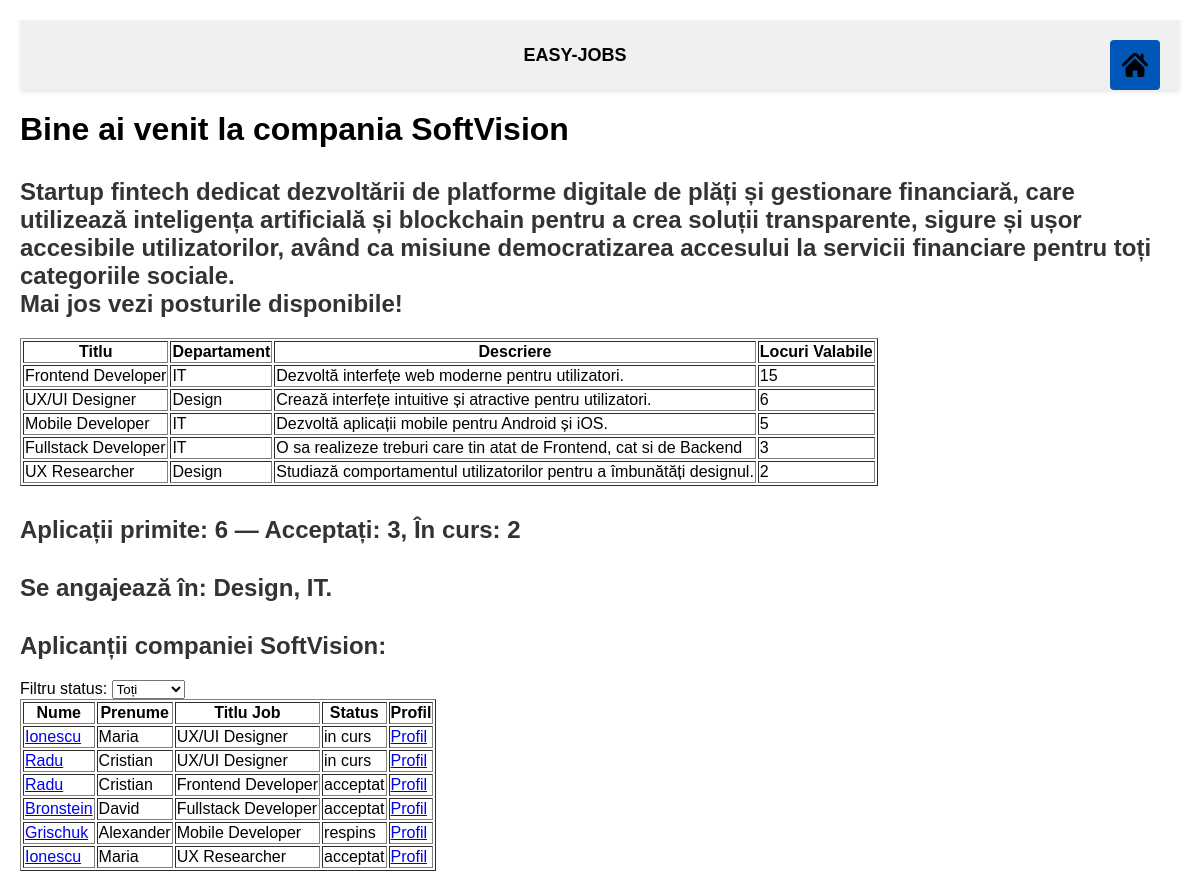
Page /firme.php?nume=SoftVision on the committed database.
### tables this page shows
CREATE TABLE `companii` (
  `id_companie` int(11) NOT NULL,
  `nume` varchar(255) NOT NULL,
  `email` varchar(255) NOT NULL,
  `telefon` varchar(50) DEFAULT NULL,
  `vechime` int(11) DEFAULT NULL,
  `descriere` text DEFAULT NULL,
  `id_adresa` int(11) DEFAULT NULL
);

CREATE TABLE `joburi` (
  `id_job` int(11) NOT NULL,
  `titlu` varchar(255) NOT NULL,
  `descriere` text DEFAULT NULL,
  `id_companie` int(11) DEFAULT NULL,
  `status` int(11) DEFAULT NULL,
  `locuri_valabile` int(11) DEFAULT NULL,
  `id_departament` int(11) DEFAULT NULL
);

CREATE TABLE `departamente` (
  `id_departament` int(11) NOT NULL,
  `nume` varchar(40) NOT NULL
);

CREATE TABLE `aplicanti` (
  `id_aplicant` int(11) NOT NULL,
  `nume` varchar(255) NOT NULL,
  `prenume` varchar(255) DEFAULT NULL,
  `email` varchar(255) NOT NULL,
  `CNP` varchar(255) DEFAULT NULL,
  `telefon` varchar(50) DEFAULT NULL,
  `cv_link` varchar(255) DEFAULT NULL,
  `id_adresa` int(11) DEFAULT NULL
);

CREATE TABLE `status_aplicare` (
  `id_status` int(11) NOT NULL,
  `denumire` varchar(50) DEFAULT NULL
);

### firme.php (the view, shortened to what this page needs)
<?php
include('db.php');
?>
<!DOCTYPE html>
<html lang="ro">
<head>
    <link rel="stylesheet" href="style.css">
</head>
<body>
    <div class="taskbar">
        <div class="titlu">EASY-JOBS</div>
        <div style="display: flex; justify-content: flex-end;">
            <form action="index.php" method="get">
                <button type="submit" class="btn-home" title="Pagina principală">
                    </button>
            </form>
        </div>
    </div>
    <div>
        <?php
        if (isset($_GET['nume'])) {
            $nume_companie = $_GET['nume'];
            $stmt = $conn->prepare("SELECT descriere, id_companie FROM companii WHERE nume = ?");
            $stmt->bind_param("s", $nume_companie);
            $stmt->execute();
            $stmt->bind_result($descriere, $id_companie);
            echo "<h1>Bine ai venit la compania <strong>" . htmlspecialchars($nume_companie) . "</strong></h1>";
            if ($descriere)
                echo "<h2>" . htmlspecialchars($descriere) . "<br>Mai jos vezi posturile disponibile!</h2>";
            $stmt = $conn->prepare("
                SELECT DISTINCT d.nume
                FROM joburi j
                JOIN departamente d ON j.id_departament = d.id_departament
                WHERE j.id_companie = ? AND j.status = 1");
            $stmt->bind_param("i", $id_companie);
            $stmt->execute();
            $res = $stmt->get_result();
            $departamente = [];
            while ($row = $res->fetch_assoc()) {
                $departamente[] = $row['nume'];
            }
        } else {
            echo "<h1>*Acesta este un secret.. Shh. Nu mai spune la nimeni și întoarce-te pe index...</h1>";
            exit;
        }
        ?>
    </div>
    <div>
        <table border="1">
            <tr>
                <th>Titlu</th>
                <th>Departament</th>
                <th>Descriere</th>
                <th>Locuri Valabile</th>
            </tr>
            <?php
            $stmt = $conn->prepare("
                SELECT j.titlu, d.nume AS departament, j.descriere, j.locuri_valabile
                FROM joburi j
                JOIN departamente d ON j.id_departament = d.id_departament
                WHERE j.id_companie = ? AND j.status = 1
                ORDER BY j.locuri_valabile DESC
            ");
            $stmt->bind_param("i", $id_companie);
            $stmt->execute();
            $res = $stmt->get_result();
            while ($row = $res->fetch_assoc()) {
                echo "<tr>
                    <td>" . htmlspecialchars($row['titlu']) . "</td>
                    <td>" . htmlspecialchars($row['departament']) . "</td>
                    <td>" . htmlspecialchars($row['descriere']) . "</td>
                    <td>" . htmlspecialchars($row['locuri_valabile']) . "</td>
                </tr>";
            }
            ?>
        </table>
    </div>
    <?php
    $stmt = $conn->prepare("
        SELECT
            SUM(CASE WHEN a.id_status = 2 THEN 1 ELSE 0 END) AS acceptati,
            SUM(CASE WHEN a.id_status = 1 THEN 1 ELSE 0 END) AS incurs,
            SUM(CASE WHEN a.id_status = 3 THEN 1 ELSE 0 END) AS respinsi
        FROM aplicari a
        JOIN joburi j ON a.id_job = j.id_job
        WHERE j.id_companie = ?");
    $stmt->bind_param("i", $id_companie);
    $stmt->execute();
    $stmt->bind_result($acc, $curs, $resp);
    $stmt->fetch();
    $total = $acc + $curs + $resp;
    echo "<h2>Aplicații primite: $total &mdash; Acceptați: $acc, În curs: $curs</h2>";
    if (!empty($departamente)) {
        echo "<h2>Se angajează în: " . implode(', ', array_map('htmlspecialchars', $departamente)) . ".</h2>";
    }
    ?>
    <h2>Aplicanții companiei <?php echo htmlspecialchars($nume_companie); ?>:</h2>
    <form method="get" action="">
        <label for="filtru">Filtru status:</label>
        <select name="filtru" id="filtru" onchange="this.form.submit()">
            <option value="">Toți</option>
        </select>
    </form>
    <div>
        <table border="1">
            <tr>
                <th>Nume</th>
                <th>Prenume</th>
                <th>Titlu Job</th>
                <th>Status</th>
                <th>Profil</th>
            </tr>
            <?php
            $filtru = isset($_GET['filtru']) ? $_GET['filtru'] : '';
            if ($filtru !== "") {
                $stmt = $conn->prepare("
                    SELECT ap.id_aplicant, ap.nume, ap.prenume, j.titlu, sa.denumire
                    FROM aplicari a
                    JOIN aplicanti ap ON a.id_aplicant = ap.id_aplicant
                    JOIN joburi j ON a.id_job = j.id_job
                    JOIN status_aplicare sa ON a.id_status = sa.id_status
                    WHERE j.id_companie = ? AND a.id_status = ?");
                $stmt->bind_param("ii", $id_companie, $filtru);
            } else {
                $stmt = $conn->prepare("
                    SELECT ap.id_aplicant, ap.nume, ap.prenume, j.titlu, sa.denumire
                    FROM aplicari a
                    JOIN aplicanti ap ON a.id_aplicant = ap.id_aplicant
                    JOIN joburi j ON a.id_job = j.id_job
                    JOIN status_aplicare sa ON a.id_status = sa.id_status
                    WHERE j.id_companie = ?");
                $stmt->bind_param("i", $id_companie);
            }
            $stmt->execute();
            $res = $stmt->get_result();
            while ($row = $res->fetch_assoc()) {
                $link = "aplicant.php?id=" . urlencode($row['id_aplicant']);
                echo "<tr>
                    <td><a href='$link'>" . htmlspecialchars($row['nume']) . "</a></td>
                    <td>" . htmlspecialchars($row['prenume']) . "</td>
                    <td>" . htmlspecialchars($row['titlu']) . "</td>
                    <td>" . htmlspecialchars($row['denumire']) . "</td>
                    <td><a href='$link'>Profil</a></td>
                </tr>";
            }
            ?>
        </table>
    </div>
</body>
</html>

### style.css (style rules this page uses)
.taskbar { display: flex; align-items: center; justify-content: space-between; background-color: #f0f0f0; padding: 10px 20px; box-shadow: 0 2px 4px rgba(0,0,0,0.1); height: 50px; }
.taskbar .titlu { flex-grow: 1; text-align: center; font-weight: bold; font-size: 18px; }
.taskbar form { margin: 0; }
.btn-home { background-color: transparent; border: none; cursor: pointer; width: 50px; height: 50px; }
.btn-home svg { width: 100%; height: 100%; fill: black; }
body { margin: 20px; font-family: Arial, sans-serif; }
form[action="index.php"] { margin-top: 20px; display: flex; flex-wrap: wrap; align-items: center; gap: 10px; }
form[action="index.php"] button { background-color: #0057b7; color: white; padding: 7px 12px; border: none; border-radius: 4px; cursor: pointer; }
h2 { margin-top: 30px; color: #333; }

### rows in the picture
companii: descriere "Startup fintech dedicat dezvoltării de platforme digitale de plăți și gestionare financiară, care utilizează inteligența artificială și blockchain pentru a crea soluții transparente, sigure și ușor accesibile utilizatorilor, având ca misiune democratizarea accesului la servicii financiare pentru toți categoriile sociale."
joburi: titlu "Frontend Developer", id_departament.nume "IT", descriere "Dezvoltă interfețe web moderne pentru utilizatori.", locuri_valabile "15"
joburi: titlu "UX/UI Designer", id_departament.nume "Design", descriere "Crează interfețe intuitive și atractive pentru utilizatori.", locuri_valabile "6"
joburi: titlu "Mobile Developer", id_departament.nume "IT", descriere "Dezvoltă aplicații mobile pentru Android și iOS.", locuri_valabile "5"
joburi: titlu "Fullstack Developer", id_departament.nume "IT", descriere "O sa realizeze treburi care tin atat de Frontend, cat si de Backend", locuri_valabile "3"
joburi: titlu "UX Researcher", id_departament.nume "Design", descriere "Studiază comportamentul utilizatorilor pentru a îmbunătăți designul.", locuri_valabile "2"
aplicanti: nume "Ionescu", prenume "Maria", joburi.titlu "UX/UI Designer", status_aplicare.denumire "in curs", joburi.titlu "UX Researcher", status_aplicare.denumire "acceptat"
aplicanti: nume "Radu", prenume "Cristian", joburi.titlu "UX/UI Designer", status_aplicare.denumire "in curs", joburi.titlu "Frontend Developer", status_aplicare.denumire "acceptat"
aplicanti: nume "Bronstein", prenume "David", joburi.titlu "Fullstack Developer", status_aplicare.denumire "acceptat"
aplicanti: nume "Grischuk", prenume "Alexander", joburi.titlu "Mobile Developer", status_aplicare.denumire "respins"

### other values in the picture
$nume_companie "SoftVision"
$total "6"
$acc "3"
$curs "2"
implode(', ', array_map('htmlspecialchars', $departamente)) "Design, IT"
